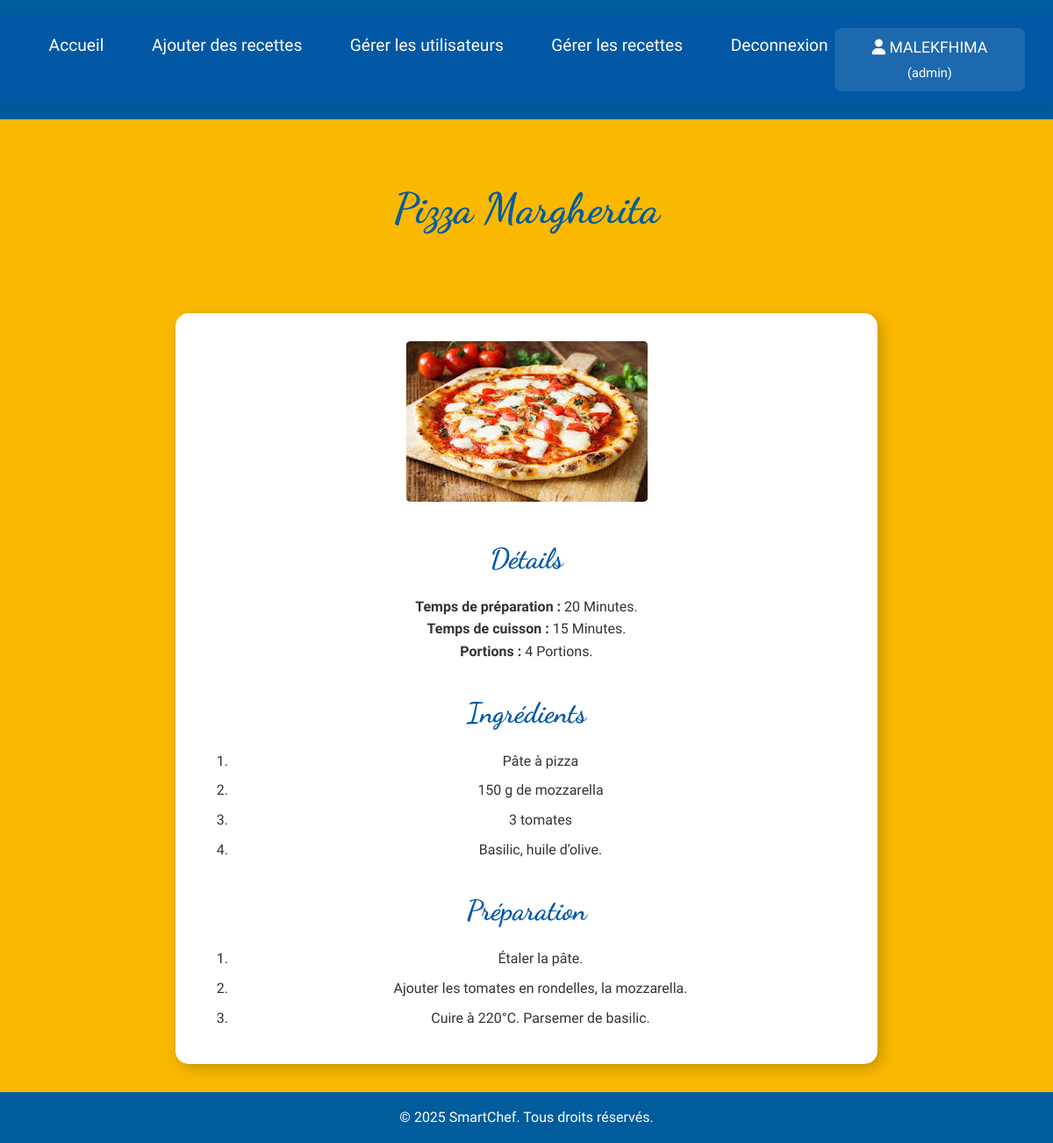
/advanced.php?id=4 (signed in), run on the app's committed database.
### tables this page shows
CREATE TABLE `recetts` (
  `id` int(11) NOT NULL,
  `name` varchar(255) NOT NULL,
  `ingredients` text NOT NULL,
  `preparation` text NOT NULL,
  `preparation_time` int(11) NOT NULL,
  `cooking_time` int(11) NOT NULL,
  `servings` int(11) NOT NULL,
  `image_path` varchar(255) NOT NULL,
  `user_id` int(11) NOT NULL,
  `created_at` timestamp NOT NULL DEFAULT current_timestamp(),
  `cat` varchar(255) NOT NULL,
  `nb` text NOT NULL
);

### advanced.php (the view, shortened to what this page needs)
<?php
include "php/cnx.php";
$recipe_id = mysqli_real_escape_string($cnx, $_GET['id']);
$stmt = mysqli_prepare($cnx, "SELECT * FROM recetts WHERE id = ?");
mysqli_stmt_bind_param($stmt, "i", $recipe_id);
mysqli_stmt_execute($stmt);
$result = mysqli_stmt_get_result($stmt);
$recipe = mysqli_fetch_assoc($result);
$title = htmlspecialchars($recipe['name']);
$image_path = 'php/uploads/' . htmlspecialchars(basename($recipe['image_path']));
$prep_time = htmlspecialchars($recipe['preparation_time']);
$cook_time = htmlspecialchars($recipe['cooking_time']);
$servings = htmlspecialchars($recipe['servings']);
$ingredients = $recipe['ingredients'];
$instructions = $recipe['preparation'];
?>
<!DOCTYPE html>
<html lang="fr">
<head>
    <link rel="stylesheet" href="css/style_f_r.css">
</head>
<body>
    <header>
        <?php
         include "nav.php"; ?>
    </header>
    <section id="home">
        <h1><?= $title ?></h1>
    </section>
    <section id="recipes">
        <div class="recipe-card">
            <div class="recipe-header">
                <img src="<?= $image_path ?>" alt="<?= $title ?>" style="border-radius: 2%;">
            </div>
            <div class="recipe-details">
                <h3>Détails</h3>
                <p><strong>Temps de préparation :</strong> <?= $prep_time ?> Minutes.</p>
                <p><strong>Temps de cuisson :</strong> <?= $cook_time ?> Minutes.</p>
                <p><strong>Portions :</strong> <?= $servings ?> Portions.</p>
            </div>
            <div class="recipe-content">
                <div class="ingredients">
                    <h3>Ingrédients</h3>
                    <ol>
                        <?php
                        $ingredients_list = preg_split('/\r\n|\r|\n/', trim($ingredients));
                        foreach($ingredients_list as $ingredient) {
                            if(!empty(trim($ingredient))) {
                                echo '<li>' . htmlspecialchars(trim($ingredient)) . '</li>';
                            }
                        }
                        ?>
                    </ol>
                </div>
                <div class="preparation">
                    <h3>Préparation</h3>
                    <ol>
                        <?php
                        $steps = preg_split('/\r\n|\r|\n/', trim($instructions));
                        foreach($steps as $step) {
                            if(!empty(trim($step))) {
                                echo '<li>' . htmlspecialchars(trim($step)) . '</li>';
                            }
                        }
                        ?>
                    </ol>
                </div>
            </div>
        </div>
    </section>
    <footer>
        <?php include "footer.php"; ?>
    </footer>
</body>
</html>

### css/style_f_r.css (style rules this page uses)
* { margin: 0; padding: 0; box-sizing: border-box; list-style-type: none; text-decoration: none; }
body { font-family: 'Advent Pro', sans-serif; background-image: linear-gradient(to top, #FAB800 100%, #FAB800 100%); color: #333; line-height: 1.6; }
header { background-color: #0258A5; padding: 1rem 0; text-align: center; }
#home { text-align: center; padding: 2rem; margin: 2rem auto; }
#home h1 { font-family: 'Dancing Script', cursive; font-size: 3.8rem; color: #0258A5; margin-bottom: 1rem; }
#recipes { background-color: #ffffff; padding: 2rem; margin: 2rem auto; max-width: 800px; border-radius: 15px; box-shadow: 5px 5px 15px rgba(0, 0, 0, 0.2); text-align: center; animation: fadeIn 1s ease-in-out; }
#recipes h3 { font-family: 'Dancing Script', cursive; font-size: 2rem; color: #0258A5; margin-top: 2rem; margin-bottom: 1rem; }
footer { background-color: #0258A5; color: #fff; text-align: center; padding: 1rem 0; margin-top: 2rem; }
#home, #signup, #recipes { animation: fadeIn 1s ease-in-out; }

### css/style.css (style rules this page uses)
* { margin: 0; padding: 0; box-sizing: border-box; list-style-type: none; text-decoration: none; }
body { font-family: 'Advent Pro', sans-serif; background-image: linear-gradient(to top, #FAB800 100%, #FAB800 100%); color: #333; line-height: 1.6; }
header { background-color: #005C9C; padding: 1rem 0; text-align: center; }
#home { text-align: center; padding: 2rem; margin: 2rem auto; max-width: 800px; }
#home h1 { font-family: 'Dancing Script', cursive; font-size: 3rem; color: #005C9C; margin-bottom: 1rem; }
footer { background-color: #005C9C; color: #fff; text-align: center; padding: 1rem 0; margin-top: 2rem; }
#home, #signup { animation: fadeIn 1s ease-in-out; }

### advanced.php (style rules this page uses)
.ingredients ol, .preparation ol, .notes ol { padding-left: 2rem; }
.ingredients li, .preparation li, .notes li { margin-bottom: 8px; list-style-type: decimal; }

### data on the page
recetts: name "Pizza Margherita", image_path+name (picture), preparation_time "20", cooking_time "15", servings "4", ingredients "Pâte à pizza", ingredients "150 g de mozzarella", ingredients "3 tomates", ingredients "Basilic, huile d’olive.", preparation "Étaler la pâte.", preparation "Ajouter les tomates en rondelles, la mozzarella.", preparation "Cuire à 220°C. Parsemer de basilic."

### other printed values
$_SESSION['nom'] "MALEKFHIMA"
$_SESSION['role'] "admin"
